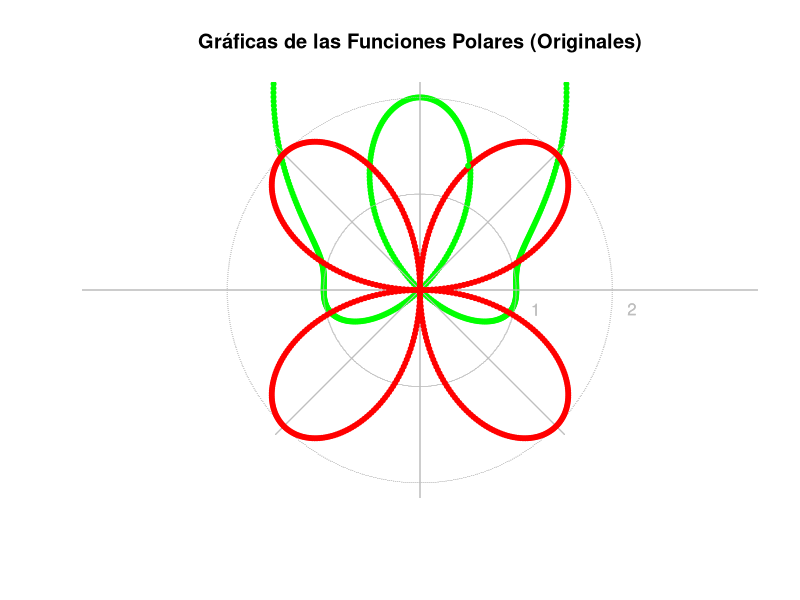
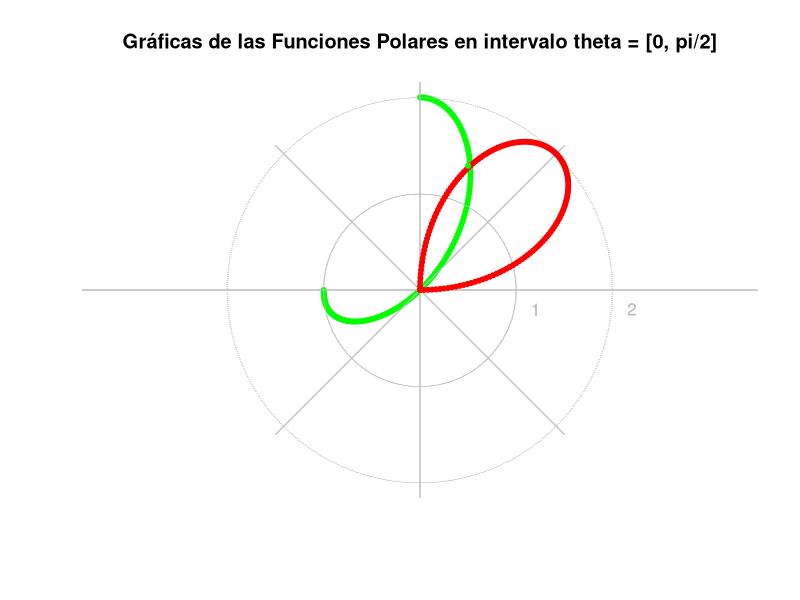
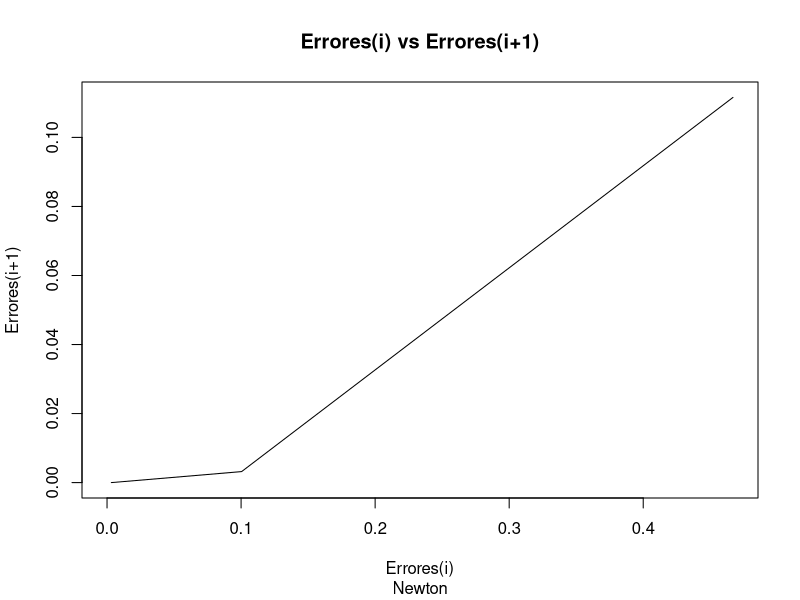
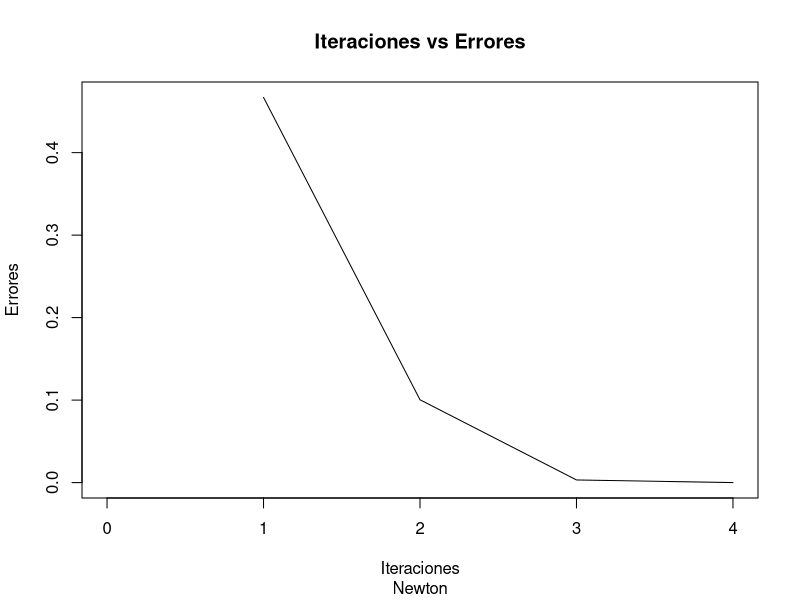

Write R code to recreate these figures, in order.
polar <- function (theta, r, color=4){
  y <- 0
  x <- 0
  ejex <- 1
  
  for (i in 1:length(r)){
    if(is.nan(r[i])== T){
      r[i] <- 0
    }
  }
  
  dim <- seq(0, 2*pi, by=pi/300) 
  angulo <- seq(-max(dim),max(dim),by=dim[2]-dim[1])
  y <- r*sin(theta)
  x <- r*cos(theta)
  plot.new()
  plot.window(xlim = c(-max(r), max(r)), ylim = c(-max(r), max(r)), asp = 1)
  
  aux <- max(r)
  # Dibuja los ejes.
  while (aux > 0){
    fi <- aux*sin(angulo)
    cir <- aux*cos(angulo)
    points(cir,fi,pch="-",col="gray",cex=0.3)
    text(ejex+0.2,-0.2,ejex,col="gray")
    ejex <- ejex + 1
    aux <- aux - 1
  }
  
  abline(v=((max(cir)+min(cir))/2),col="gray")
  abline(h=((max(cir)+min(cir))/2),col="gray")
  segments(-max(r)+0.5,-max(r)+0.5,max(r)-0.5,max(r)-0.5,col="gray")
  segments(-max(r)+0.5,max(r)-0.5,max(r)-0.5,-max(r)+0.5,col="gray")
  
  points(x,y,pch=20,col=color,cex=1)
  
}

f<-function(x) 3*sin(x)^3-1-4*sin(x)*cos(x)
fp<-function(x) 9*cos(x)*sin(x)^2+4*sin(x)^2-4*cos(x)^2

newtonP = function(f, fp, x0, tol, maxiter)
{
  dim <- seq(0, 2*pi, by=pi/300) 
  r=3*sin(dim)^3-1
  r2=4*sin(dim)*cos(dim)
  polar(dim,r,"green")
  par(new=TRUE)
  polar(dim,r2,"red")
  title(main="Gráficas de las Funciones Polares (Originales)")
  
  points(0.5,1.29, col = "green", pch = 20)
  
  dim <- seq(0, pi/2, by=pi/300) 
  r=3*sin(dim)^3-1
  r2=4*sin(dim)*cos(dim)
  polar(dim,r,"green")
  par(new=TRUE)
  polar(dim,r2,"red")
  title(main="Gráficas de las Funciones Polares en intervalo theta = [0, pi/2]")
  
  x<-c()
  y<-c()
  
  k = 0
  dx = 0
  # Imprimir estado
  cat("---------------------------------------------------------------------------\n")
  cat(formatC( c("x_k"," f(x_k)","Error est."), width = -20, format = "f", flag = " "), "\n")
  cat("---------------------------------------------------------------------------\n")
  repeat{
    correccion = f(x0)/fp(x0)
    x1 = x0 - correccion
    dy = dx
    dx = abs(x1-x0)
    
    if(k>=1)
    {
      x<-c(x,dy/x0)
      y<-c(y, dx/x0)
      
    }
    
    
    
    # Imprimir iteraciones
    cat(formatC( c(x1 ,f(x1), dx/x1), digits=15, width = -15, format = "f", flag = " "), "\n")
    k = k+1
    # until
    if(dx <= tol || k > maxiter )
    {
      break;
    } 
    x0 = x1
  }
  cat("---------------------------------------------------------------------------\n")
  if(k > maxiter){
    cat("Se alcanzo el maximo numero de iteraciones.\n")
    cat("k = ", k, "Estado: x = ", x1, "Error estimado <= ", y[k-1])
  } else {
    cat("k = ", k, " x = ", x1, " f(x) = ", f(x1), " Error estimado <= ", y[k-1]) }
  
  points(0.5,1.29, col = "green", pch = 20)
  
  plot(f, xlim = c(0,x[1]), ylim = c(0,y[1]), col = "white", main = "Errores(i) vs Errores(i+1)", sub = "Newton", xlab = "Errores(i)", ylab = "Errores(i+1)")
  lines(x, y, type = "l")
  
  x<-c(x,y[k-1])
  iteraciones<-c(1:k)
  plot(f, xlim = c(0,iteraciones[k]), ylim = c(0,x[1]), col = "white", main = "Iteraciones vs Errores", sub = "Newton", xlab = "Iteraciones", ylab = "Errores")
  lines(iteraciones, x, type = "l")
}

newtonP(f, fp, pi/2, 1e-5, 100)

